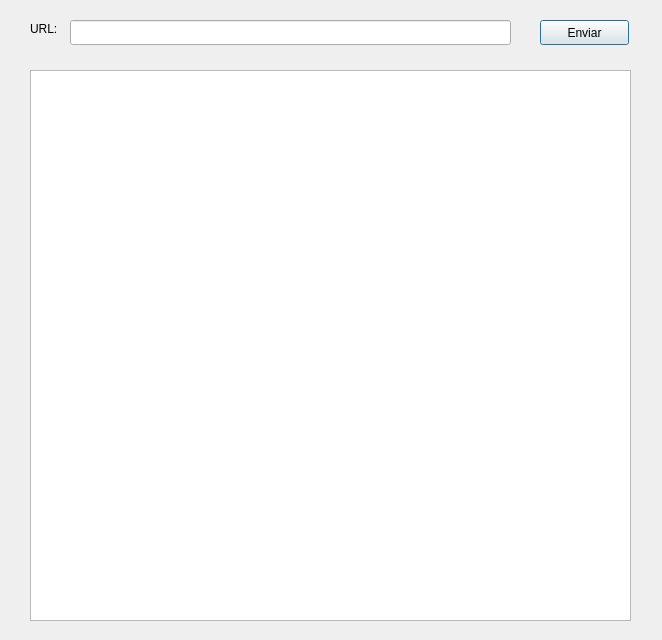
<?xml version="1.0" encoding="UTF-8"?>
<ui version="4.0">
 <class>Dialog</class>
 <widget class="QDialog" name="Dialog">
  <property name="geometry">
   <rect>
    <x>0</x>
    <y>0</y>
    <width>662</width>
    <height>640</height>
   </rect>
  </property>
  <property name="windowTitle">
   <string>Dialog</string>
  </property>
  <widget class="QLabel" name="label">
   <property name="geometry">
    <rect>
     <x>30</x>
     <y>20</y>
     <width>67</width>
     <height>17</height>
    </rect>
   </property>
   <property name="text">
    <string>URL:</string>
   </property>
  </widget>
  <widget class="QLineEdit" name="lineEdit">
   <property name="geometry">
    <rect>
     <x>70</x>
     <y>20</y>
     <width>441</width>
     <height>25</height>
    </rect>
   </property>
  </widget>
  <widget class="QPushButton" name="pushButton">
   <property name="geometry">
    <rect>
     <x>540</x>
     <y>20</y>
     <width>89</width>
     <height>25</height>
    </rect>
   </property>
   <property name="styleSheet">
    <string notr="true"/>
   </property>
   <property name="text">
    <string>Enviar</string>
   </property>
  </widget>
  <widget class="QPlainTextEdit" name="plainTextEdit">
   <property name="geometry">
    <rect>
     <x>30</x>
     <y>70</y>
     <width>601</width>
     <height>551</height>
    </rect>
   </property>
  </widget>
 </widget>
 <resources/>
 <connections/>
</ui>
